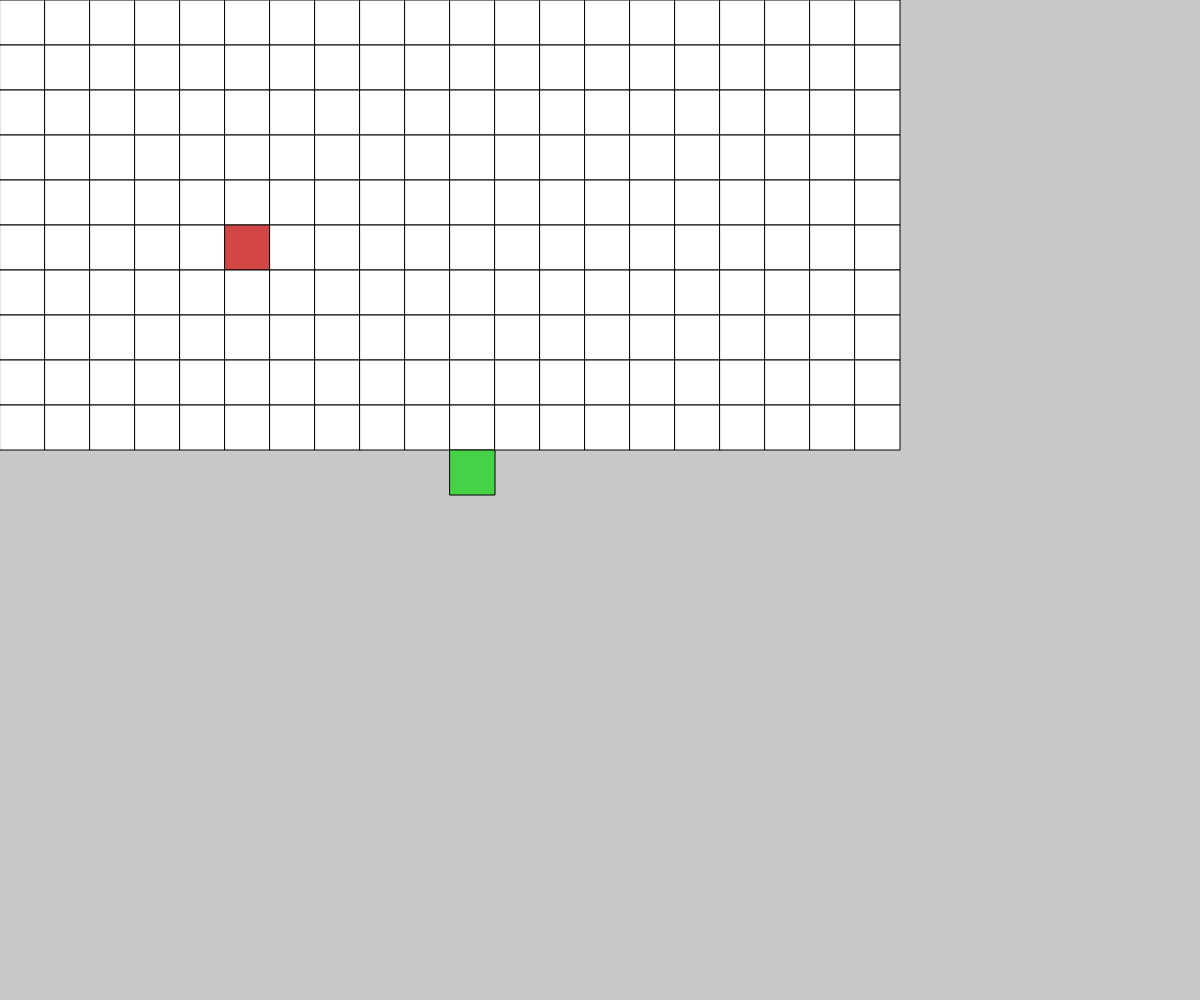
Frame 1 (no input)
Frame 60 (no input): identical to frame 1, image omitted
Frame 120 (the mouse pressed at the canvas centre since frame 60): identical to frame 1, image omitted

The p5.js sketch that drew this single still picture (run headless with seeded random() and noise() and a simulated clock; from frame 60 on, the mouse is pressed at the canvas centre):

// p5.js sketch
// ── sketch.js
// Snake thing
// Thomas Schorr
// March 14th 2020

let mapWidth = 20;
let mapHeight = 10;
let gameMap, blankGameMap;
let blob1, blob2;

const SQUARE_SIZE = 45;

function setup() {
  createCanvas(windowWidth, windowHeight);
  gameMap = make2DArray(mapWidth, mapHeight, 0);
  blob1 = new Blob(5, 5, 1);
  blob2 = new Blob(10, 10, 2);
  frameRate(60);
}

function make2DArray(cols, rows, defaultValue) {
  // Creates the array
  let arr = new Array(cols);
  for (let i = 0; i < arr.length; i++) {
    arr[i] = new Array(rows);
  }
  // Fills in the array
  for (let x = 0; x < arr.length; x++) {
    for (let y = 0; y < arr[x].length; y++) {
      arr[x][y] = defaultValue;
    }
  }
  return arr;
}

function draw2DArray(arr) {
  for (let x = 0; x < arr.length; x++) {
    for (let y = 0; y < arr[x].length; y++) {
      
      switch (arr[x][y]) {
      case 0:
        // White
        fill(255);
        break;
      case 1:
        // Red
        fill(210, 70, 70);
        break;
      case 2:
        // Green
        fill(70, 210, 70);
        break;
      default:
        fill(200);
      }

      rect(x * SQUARE_SIZE, y * SQUARE_SIZE, SQUARE_SIZE, SQUARE_SIZE);
    }
  }
}

function keyPressed() {
  if (key === "w") {
    blob1.y--;
    blob2.y--;
  }
  else if (key === "a") {
    blob1.x--;
    blob2.x--;
  }
  else if (key === "s") {
    blob1.y++;
    blob2.y++;
  }
  else if (key === "d") {
    blob1.x++;
    blob2.x++;
  }
}

class Blob {
  constructor(startX, startY, color_) {
    this.x = startX;
    this.y = startY;
    this.color = color_;
  }

  randomMove(arr) {
    this.direction = Math.ceil(random(0,4));
    
    switch (this.direction) {
    
    case 1:
      if (this.y - 1 >= 0) {
        this.y -= 1;
      }
      break;
    
    case 2:
      if (this.x - 1 >= 0) {
        this.x -= 1;
      }
      break;
    
    case 3:
      if (this.y + 1 < gameMap.length) {
        this.y += 1;
      }
      break;
    
    case 4:
      if (this.x + 1 < gameMap[this.y].length) {
        this.x += 1;
      }
      break;
    }
  }
  
  update(arr) {
    arr[this.x][this.y] = this.color;
  }
}

function draw() {
  background(200);
  gameMap = make2DArray(mapWidth, mapHeight, 0);
  blob1.update(gameMap, 1);
  blob2.update(gameMap, 2);
  draw2DArray(gameMap);
  print(gameMap);
}
